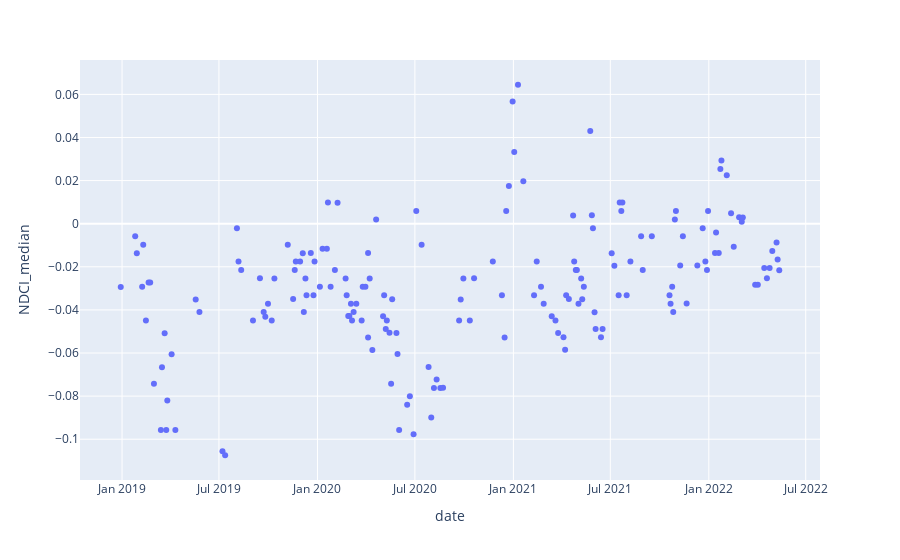

Write notebook code for a chart like this one.
### Code cell
px.scatter(df_ndci, x="date", y="NDCI_median")

### Figure 1 — Plotly figure (JSON) as saved in the notebook; plotly's stock layout.template omitted (floating-point values rounded to 4 significant figures; data arrays with more than 128 entries replaced by an {"elided": "..."} marker saying what was removed)
{"data": [{"hovertemplate": "date=%{x}<br>NDCI_median=%{y}<extra></extra>", "legendgroup": "", "marker": {"color": "#636efa", "symbol": "circle"}, "mode": "markers", "name": "", "orientation": "v", "showlegend": false, "type": "scatter", "x": {"elided": "171 str values"}, "xaxis": "x", "y": {"elided": "171 float values"}, "yaxis": "y"}], "layout": {"legend": {"tracegroupgap": 0}, "margin": {"t": 60}, "xaxis": {"anchor": "y", "domain": [0, 1], "title": {"text": "date"}}, "yaxis": {"anchor": "x", "domain": [0, 1], "title": {"text": "NDCI_median"}}}}
